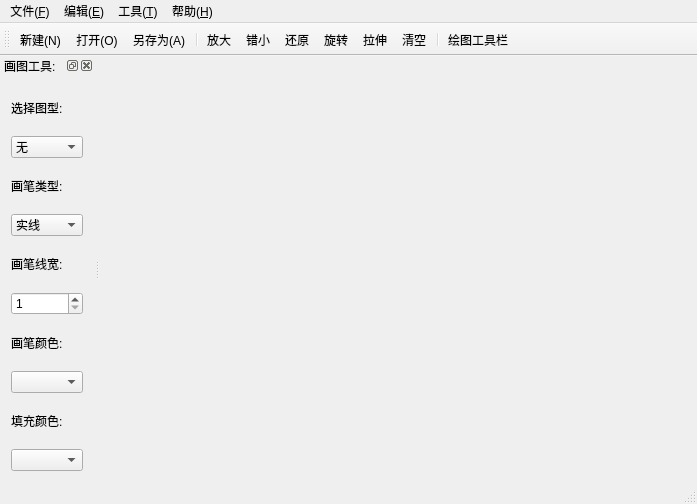
<?xml version="1.0" encoding="UTF-8"?>
<ui version="4.0">
 <class>MainWindow</class>
 <widget class="QMainWindow" name="MainWindow">
  <property name="geometry">
   <rect>
    <x>0</x>
    <y>0</y>
    <width>697</width>
    <height>504</height>
   </rect>
  </property>
  <property name="windowTitle">
   <string>MainWindow</string>
  </property>
  <widget class="QWidget" name="centralWidget"/>
  <widget class="QMenuBar" name="menuBar">
   <property name="geometry">
    <rect>
     <x>0</x>
     <y>0</y>
     <width>697</width>
     <height>27</height>
    </rect>
   </property>
   <widget class="QMenu" name="menu_F">
    <property name="title">
     <string>文件(&amp;F)</string>
    </property>
    <addaction name="action_N"/>
    <addaction name="action_O"/>
    <addaction name="separator"/>
    <addaction name="action_S"/>
    <addaction name="action_A"/>
    <addaction name="separator"/>
    <addaction name="action_P"/>
    <addaction name="separator"/>
    <addaction name="action_X"/>
   </widget>
   <widget class="QMenu" name="menu_E">
    <property name="title">
     <string>编辑(&amp;E)</string>
    </property>
    <addaction name="action_4"/>
    <addaction name="action_5"/>
    <addaction name="action_6"/>
    <addaction name="action_7"/>
    <addaction name="action_8"/>
    <addaction name="separator"/>
    <addaction name="action_10"/>
   </widget>
   <widget class="QMenu" name="menu_T">
    <property name="title">
     <string>工具(&amp;T)</string>
    </property>
    <addaction name="action_11"/>
   </widget>
   <widget class="QMenu" name="menu_H">
    <property name="title">
     <string>帮助(&amp;H)</string>
    </property>
    <addaction name="action_12"/>
   </widget>
   <addaction name="menu_F"/>
   <addaction name="menu_E"/>
   <addaction name="menu_T"/>
   <addaction name="menu_H"/>
  </widget>
  <widget class="QToolBar" name="mainToolBar">
   <attribute name="toolBarArea">
    <enum>TopToolBarArea</enum>
   </attribute>
   <attribute name="toolBarBreak">
    <bool>false</bool>
   </attribute>
   <addaction name="action_N"/>
   <addaction name="action_O"/>
   <addaction name="action_A"/>
   <addaction name="separator"/>
   <addaction name="action_4"/>
   <addaction name="action_5"/>
   <addaction name="action_6"/>
   <addaction name="action_7"/>
   <addaction name="action_8"/>
   <addaction name="action_10"/>
   <addaction name="separator"/>
   <addaction name="action_11"/>
  </widget>
  <widget class="QStatusBar" name="statusBar"/>
  <widget class="QDockWidget" name="dockWidget_2">
   <property name="windowTitle">
    <string>画图工具:</string>
   </property>
   <attribute name="dockWidgetArea">
    <number>1</number>
   </attribute>
   <widget class="QWidget" name="dockWidgetContents_2">
    <layout class="QGridLayout" name="gridLayout">
     <item row="0" column="0">
      <widget class="QLabel" name="label">
       <property name="text">
        <string>选择图型:</string>
       </property>
      </widget>
     </item>
     <item row="1" column="0">
      <widget class="QComboBox" name="shapeComboBox">
       <item>
        <property name="text">
         <string>无</string>
        </property>
       </item>
       <item>
        <property name="text">
         <string>直线</string>
        </property>
       </item>
       <item>
        <property name="text">
         <string>矩形</string>
        </property>
       </item>
       <item>
        <property name="text">
         <string>椭圆</string>
        </property>
       </item>
      </widget>
     </item>
     <item row="2" column="0">
      <widget class="QLabel" name="label_2">
       <property name="text">
        <string>画笔类型:</string>
       </property>
      </widget>
     </item>
     <item row="3" column="0">
      <widget class="QComboBox" name="penStyleComboBox">
       <item>
        <property name="text">
         <string>实线</string>
        </property>
       </item>
       <item>
        <property name="text">
         <string>点线</string>
        </property>
       </item>
      </widget>
     </item>
     <item row="4" column="0">
      <widget class="QLabel" name="label_3">
       <property name="text">
        <string>画笔线宽:</string>
       </property>
      </widget>
     </item>
     <item row="5" column="0">
      <widget class="QSpinBox" name="penWidthSpinBox">
       <property name="minimum">
        <number>1</number>
       </property>
      </widget>
     </item>
     <item row="6" column="0">
      <widget class="QLabel" name="label_4">
       <property name="text">
        <string>画笔颜色:</string>
       </property>
      </widget>
     </item>
     <item row="7" column="0">
      <widget class="QComboBox" name="penColorCombBox"/>
     </item>
     <item row="8" column="0">
      <widget class="QLabel" name="label_5">
       <property name="text">
        <string>填充颜色:</string>
       </property>
      </widget>
     </item>
     <item row="9" column="0">
      <widget class="QComboBox" name="brushColorComboBox"/>
     </item>
    </layout>
   </widget>
  </widget>
  <action name="action_N">
   <property name="icon">
    <iconset resource="resources.qrc">
     <normaloff>:/images/new.png</normaloff>:/images/new.png</iconset>
   </property>
   <property name="text">
    <string>新建(&amp;N)</string>
   </property>
   <property name="statusTip">
    <string>新建文件</string>
   </property>
   <property name="shortcut">
    <string>Ctrl+N</string>
   </property>
  </action>
  <action name="action_O">
   <property name="icon">
    <iconset resource="resources.qrc">
     <normaloff>:/images/open.png</normaloff>:/images/open.png</iconset>
   </property>
   <property name="text">
    <string>打开(&amp;O)</string>
   </property>
   <property name="statusTip">
    <string>打开文件</string>
   </property>
   <property name="shortcut">
    <string>Ctrl+O</string>
   </property>
  </action>
  <action name="action_S">
   <property name="icon">
    <iconset resource="resources.qrc">
     <normaloff>:/images/save.png</normaloff>:/images/save.png</iconset>
   </property>
   <property name="text">
    <string>保存(&amp;S)</string>
   </property>
   <property name="statusTip">
    <string>保存文件</string>
   </property>
   <property name="shortcut">
    <string>Ctrl+S</string>
   </property>
  </action>
  <action name="action_A">
   <property name="icon">
    <iconset resource="resources.qrc">
     <normaloff>:/images/saveas.png</normaloff>:/images/saveas.png</iconset>
   </property>
   <property name="text">
    <string>另存为(&amp;A)</string>
   </property>
   <property name="statusTip">
    <string>另存为</string>
   </property>
   <property name="shortcut">
    <string>Ctrl+A</string>
   </property>
  </action>
  <action name="action_P">
   <property name="icon">
    <iconset resource="resources.qrc">
     <normaloff>:/images/print.png</normaloff>:/images/print.png</iconset>
   </property>
   <property name="text">
    <string>打印(&amp;P)</string>
   </property>
   <property name="statusTip">
    <string>打印文件</string>
   </property>
   <property name="shortcut">
    <string>Ctrl+P</string>
   </property>
  </action>
  <action name="action_X">
   <property name="icon">
    <iconset resource="resources.qrc">
     <normaloff>:/images/exit.png</normaloff>:/images/exit.png</iconset>
   </property>
   <property name="text">
    <string>退出(&amp;X)</string>
   </property>
   <property name="statusTip">
    <string>退出程序</string>
   </property>
   <property name="shortcut">
    <string>Ctrl+X</string>
   </property>
  </action>
  <action name="action_4">
   <property name="icon">
    <iconset resource="resources.qrc">
     <normaloff>:/images/zoom-in.png</normaloff>:/images/zoom-in.png</iconset>
   </property>
   <property name="text">
    <string>放大</string>
   </property>
   <property name="statusTip">
    <string>放大</string>
   </property>
  </action>
  <action name="action_5">
   <property name="icon">
    <iconset resource="resources.qrc">
     <normaloff>:/images/zoom-out.png</normaloff>:/images/zoom-out.png</iconset>
   </property>
   <property name="text">
    <string>错小</string>
   </property>
   <property name="statusTip">
    <string>错小</string>
   </property>
  </action>
  <action name="action_6">
   <property name="icon">
    <iconset resource="resources.qrc">
     <normaloff>:/images/zoom-1.png</normaloff>:/images/zoom-1.png</iconset>
   </property>
   <property name="text">
    <string>还原</string>
   </property>
   <property name="statusTip">
    <string>还原</string>
   </property>
  </action>
  <action name="action_7">
   <property name="icon">
    <iconset resource="resources.qrc">
     <normaloff>:/images/rotate.png</normaloff>:/images/rotate.png</iconset>
   </property>
   <property name="text">
    <string>旋转</string>
   </property>
   <property name="statusTip">
    <string>旋转</string>
   </property>
  </action>
  <action name="action_8">
   <property name="icon">
    <iconset resource="resources.qrc">
     <normaloff>:/images/shear.png</normaloff>:/images/shear.png</iconset>
   </property>
   <property name="text">
    <string>拉伸</string>
   </property>
   <property name="statusTip">
    <string>拉伸</string>
   </property>
  </action>
  <action name="action_10">
   <property name="icon">
    <iconset resource="resources.qrc">
     <normaloff>:/images/clear.png</normaloff>:/images/clear.png</iconset>
   </property>
   <property name="text">
    <string>清空</string>
   </property>
   <property name="statusTip">
    <string>清空</string>
   </property>
  </action>
  <action name="action_11">
   <property name="icon">
    <iconset resource="resources.qrc">
     <normaloff>:/images/tool.png</normaloff>:/images/tool.png</iconset>
   </property>
   <property name="text">
    <string>绘图工具栏</string>
   </property>
   <property name="statusTip">
    <string>绘图小程序</string>
   </property>
  </action>
  <action name="action_12">
   <property name="icon">
    <iconset resource="resources.qrc">
     <normaloff>:/images/help.jpg</normaloff>:/images/help.jpg</iconset>
   </property>
   <property name="text">
    <string>关于本软件</string>
   </property>
   <property name="statusTip">
    <string>关于本软件</string>
   </property>
  </action>
 </widget>
 <layoutdefault spacing="6" margin="11"/>
 <resources>
  <include location="resources.qrc"/>
 </resources>
 <connections/>
</ui>
